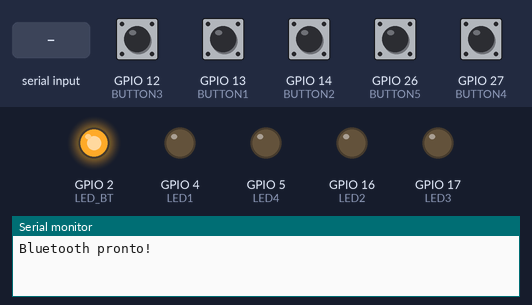
The sketch below on a simulated ESP32. Shown: output pins drawn as LEDs (lit = HIGH), the last lines printed to the serial monitor. The test bench sets the inputs (shaded band); at power-on: GPIO 12 (BUTTON3), GPIO 13 (BUTTON1), GPIO 14 (BUTTON2), GPIO 26 (BUTTON5), GPIO 27 (BUTTON4) HIGH. Nothing arrives over Bluetooth unless stated.

Above: at 1.2 s.
1.3 s: "L1ON\n" received over the second serial link
At 1.8 s:
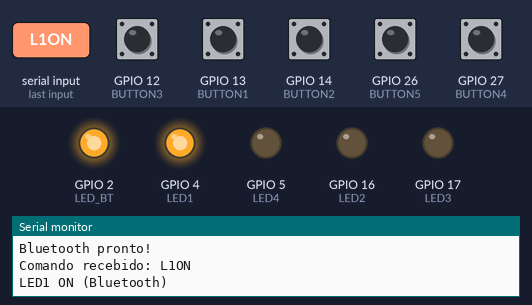
2.8 s: "L2ON\n" received over the second serial link
At 3.3 s:
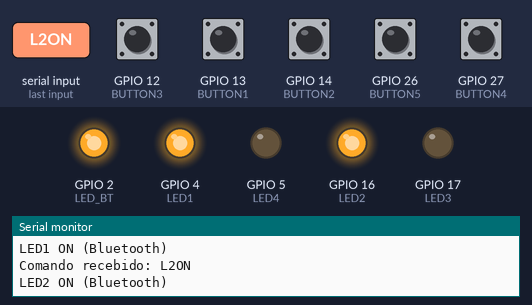
4.3 s: "L1OFF\n" received over the second serial link
At 4.7 s:
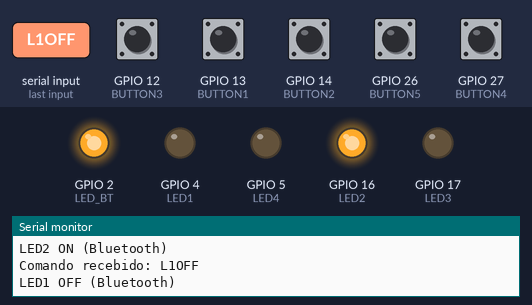
5.8 s: "L3ON\n" received over the second serial link
At 7.0 s:
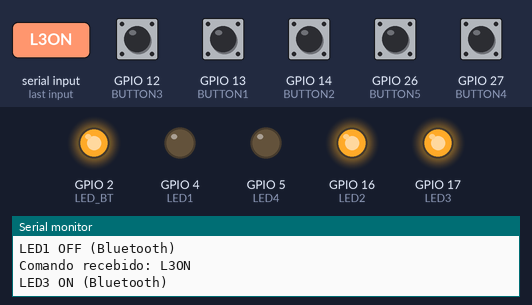
7.3 s: "L2OFF\n" received over the second serial link
At 8.5 s:
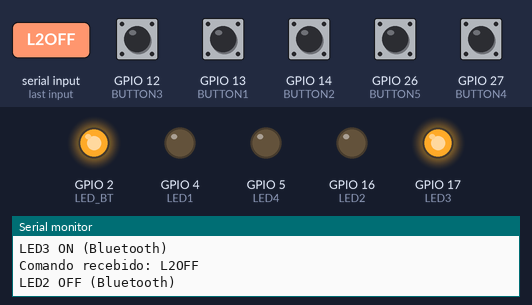
8.8 s: "L4ON\n" received over the second serial link
At 10.1 s:
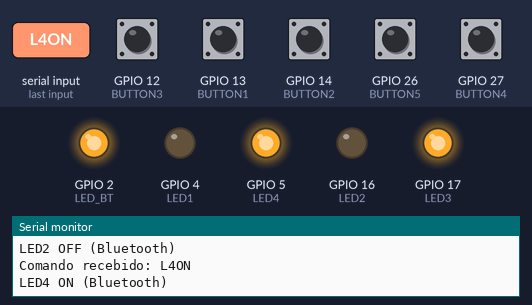
Timing chart, 0 to 11.3 s (numbered marks = the images above; inputs shaded):
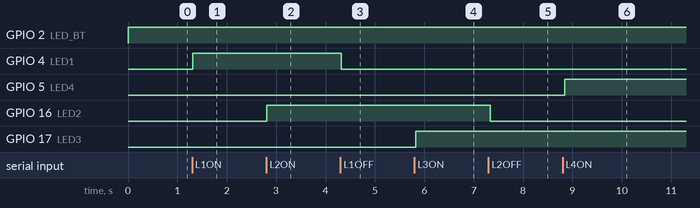

The sketch:

blue_talks_button_esp32_LEDS.ino
```cpp
#include "BluetoothSerial.h"

// Definição dos pinos dos LEDs externos
#define LED1 4
#define LED2 16
#define LED3 17
#define LED4 5

// Definição dos pinos dos botões
#define BUTTON1 13
#define BUTTON2 14
#define BUTTON3 12
#define BUTTON4 27
#define BUTTON5 26 // Botão 5

// Definição do LED integrado do ESP32
#define LED_BT 2 // Geralmente o LED onboard do ESP32 está no pino 2

// Criar objeto BluetoothSerial
BluetoothSerial SerialBT;

// Variáveis para debounce
unsigned long lastPressTime1 = 0;
unsigned long lastPressTime2 = 0;
unsigned long lastPressTime3 = 0;
unsigned long lastPressTime4 = 0;
unsigned long lastPressTime5 = 0; // Adicionado lastPressTime5
const unsigned long debounceDelay = 200; // 200ms de debounce

// Variáveis de estado dos LEDs para controle via Bluetooth
bool led1BluetoothState = false;
bool led2BluetoothState = false;
bool led3BluetoothState = false;
bool led4BluetoothState = false;

void setup() {
  Serial.begin(115200);
  SerialBT.begin("TalksButton_ESP32");
  Serial.println("Bluetooth pronto!");

  pinMode(LED1, OUTPUT);
  pinMode(LED2, OUTPUT);
  pinMode(LED3, OUTPUT);
  pinMode(LED4, OUTPUT);
  pinMode(LED_BT, OUTPUT); // Configura o LED integrado como saída

  pinMode(BUTTON1, INPUT_PULLUP);
  pinMode(BUTTON2, INPUT_PULLUP);
  pinMode(BUTTON3, INPUT_PULLUP);
  pinMode(BUTTON4, INPUT_PULLUP);
  pinMode(BUTTON5, INPUT_PULLUP); // Configura o botão 5 como entrada pullup

  digitalWrite(LED1, LOW);
  digitalWrite(LED2, LOW);
  digitalWrite(LED3, LOW);
  digitalWrite(LED4, LOW);
  digitalWrite(LED_BT, LOW); // Começa desligado
}

void loop() {
  // Indica conexão Bluetooth no LED integrado
  if (SerialBT.hasClient()) {
    digitalWrite(LED_BT, HIGH); // Liga LED se estiver conectado
  } else {
    digitalWrite(LED_BT, LOW); // Desliga LED se não estiver conectado
  }

  // Controle via Bluetooth
  if (SerialBT.available()) {
    String comando = SerialBT.readStringUntil('\n');
    comando.trim();
    Serial.print("Comando recebido: "); // Log de comando recebido
    Serial.println(comando); // Log de comando recebido
    if (comando.startsWith("L")) {
      controlarLEDBluetooth(comando);
    }
  }

  // Controle pelos botões físicos
  verificarBotao(BUTTON1, LED1, "B1", lastPressTime1);
  verificarBotao(BUTTON2, LED2, "B2", lastPressTime2);
  verificarBotao(BUTTON3, LED3, "B3", lastPressTime3);
  verificarBotao(BUTTON4, LED4, "B4", lastPressTime4);
  verificarBotaoBotao5(BUTTON5, "B5", lastPressTime5); // Função para o botão 5

  // Atualiza o estado dos LEDs via Bluetooth
  atualizarEstadoLEDBluetooth(LED1, led1BluetoothState);
  atualizarEstadoLEDBluetooth(LED2, led2BluetoothState);
  atualizarEstadoLEDBluetooth(LED3, led3BluetoothState);
  atualizarEstadoLEDBluetooth(LED4, led4BluetoothState);

  delay(50); // Pequeno delay para estabilidade
}

void controlarLEDBluetooth(String comando) {
  if (comando == "L1ON") {
    led1BluetoothState = true;
    Serial.println("LED1 ON (Bluetooth)"); // Log de comando enviado
  } else if (comando == "L1OFF") {
    led1BluetoothState = false;
    Serial.println("LED1 OFF (Bluetooth)"); // Log de comando enviado
  } else if (comando == "L2ON") {
    led2BluetoothState = true;
    Serial.println("LED2 ON (Bluetooth)"); // Log de comando enviado
  } else if (comando == "L2OFF") {
    led2BluetoothState = false;
    Serial.println("LED2 OFF (Bluetooth)"); // Log de comando enviado
  } else if (comando == "L3ON") {
    led3BluetoothState = true;
    Serial.println("LED3 ON (Bluetooth)"); // Log de comando enviado
  } else if (comando == "L3OFF") {
    led3BluetoothState = false;
    Serial.println("LED3 OFF (Bluetooth)"); // Log de comando enviado
  } else if (comando == "L4ON") {
    led4BluetoothState = true;
    Serial.println("LED4 ON (Bluetooth)"); // Log de comando enviado
  } else if (comando == "L4OFF") {
    led4BluetoothState = false;
    Serial.println("LED4 OFF (Bluetooth)"); // Log de comando enviado
  }
}

void verificarBotao(int botao, int led, String mensagem, unsigned long &lastPressTime) {
  if (digitalRead(botao) == LOW) {
    unsigned long currentTime = millis();
    if (currentTime - lastPressTime > debounceDelay) {
      digitalWrite(led, HIGH);
      SerialBT.println(mensagem);
      Serial.print("Comando enviado (Botão): "); // Log de comando enviado
      Serial.println(mensagem); // Log de comando enviado
      lastPressTime = currentTime;
    }
  } else {
    digitalWrite(led, LOW);
  }
}

void verificarBotaoBotao5(int botao, String mensagem, unsigned long &lastPressTime) {
  if (digitalRead(botao) == LOW) {
    unsigned long currentTime = millis();
    if (currentTime - lastPressTime > debounceDelay) {
      SerialBT.println(mensagem);
      Serial.print("Comando enviado (Botão 5): "); // Log de comando enviado
      Serial.println(mensagem); // Log de comando enviado
      lastPressTime = currentTime;
    }
  }
}

void atualizarEstadoLEDBluetooth(int ledPin, bool ledState) {
  digitalWrite(ledPin, ledState ? HIGH : LOW);
}
```

Measured:
- after the input at 1.3 s, GPIO 4 (LED1): LOW → HIGH at once
- after the input at 2.8 s, GPIO 16 (LED2): LOW → HIGH at once
- after the input at 4.3 s, GPIO 4 (LED1): HIGH → LOW at once
- after the input at 5.8 s, GPIO 17 (LED3): LOW → HIGH at once
- after the input at 7.3 s, GPIO 16 (LED2): HIGH → LOW at once
- after the input at 8.8 s, GPIO 5 (LED4): LOW → HIGH at once
